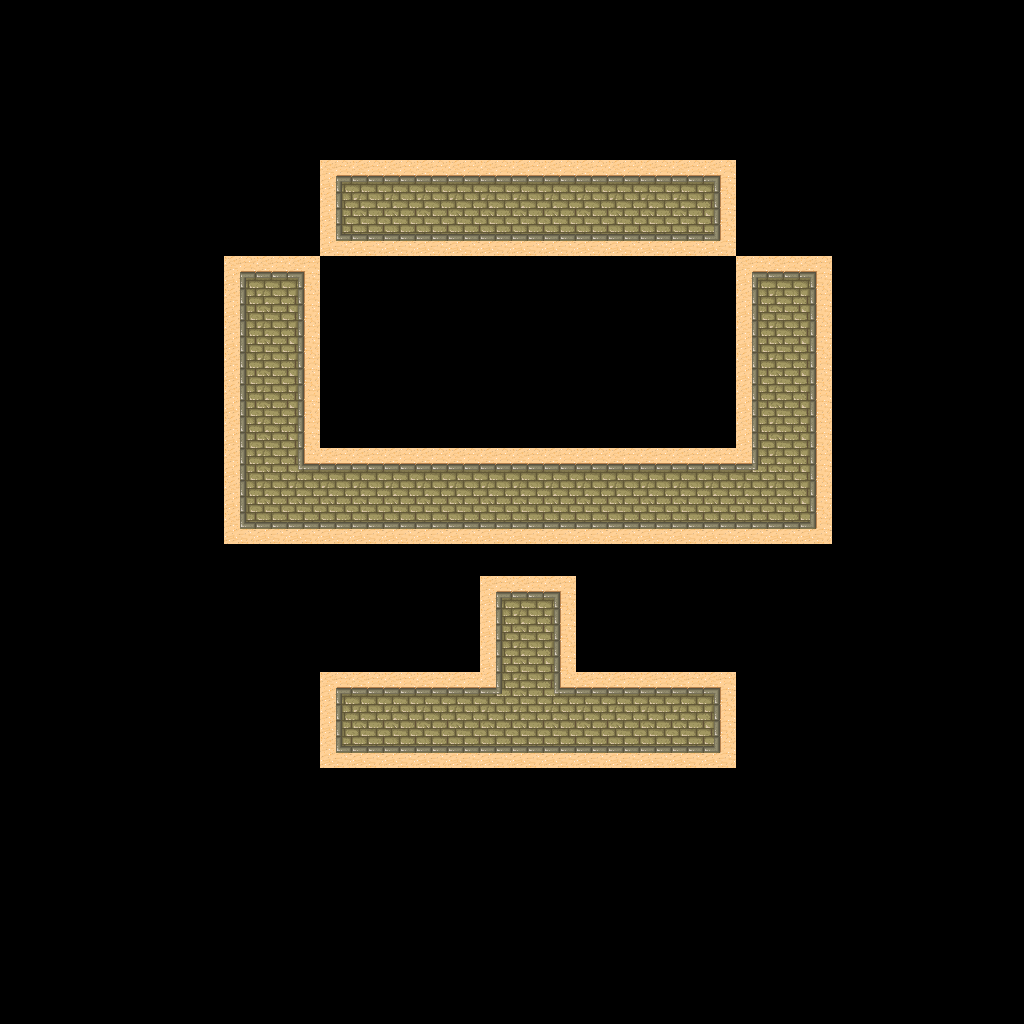

Rendered tile map (Tiled .tmx) drawn with the repository's tilesets; below, a short description and the full map source, tile grids included:
An orthogonal 32x32 tile map with 32x32 px tiles, 1 tile layer (Tile Layer 1).

<map version="1.2" tiledversion="1.3.2" orientation="orthogonal" renderorder="right-down" compressionlevel="-1" width="32" height="32" tilewidth="32" tileheight="32" infinite="0" nextlayerid="2" nextobjectid="1">
  <tileset firstgid="1" source="sprite_palette.tsx" />
  <layer id="1" name="Tile Layer 1" width="32" height="32">
    <data encoding="csv">
0,0,0,0,0,0,0,0,0,0,0,0,0,0,0,0,0,0,0,0,0,0,0,0,0,0,0,0,0,0,0,0,
0,0,0,0,0,0,0,0,0,0,0,0,0,0,0,0,0,0,0,0,0,0,0,0,0,0,0,0,0,0,0,0,
0,0,0,0,0,0,0,0,0,0,0,0,0,0,0,0,0,0,0,0,0,0,0,0,0,0,0,0,0,0,0,0,
0,0,0,0,0,0,0,0,0,0,0,0,0,0,0,0,0,0,0,0,0,0,0,0,0,0,0,0,0,0,0,0,
0,0,0,0,0,0,0,0,0,0,0,0,0,0,0,0,0,0,0,0,0,0,0,0,0,0,0,0,0,0,0,0,
0,0,0,0,0,0,0,0,0,0,1,2,2,2,2,2,2,2,2,2,2,2,3,0,0,0,0,0,0,0,0,0,
0,0,0,0,0,0,0,0,0,0,9,10,10,10,10,10,10,10,10,10,10,10,11,0,0,0,0,0,0,0,0,0,
0,0,0,0,0,0,0,0,0,0,17,18,18,18,18,18,18,18,18,18,18,18,19,0,0,0,0,0,0,0,0,0,
0,0,0,0,0,0,0,1,2,3,0,0,0,0,0,0,0,0,0,0,0,0,0,1,2,3,0,0,0,0,0,0,
0,0,0,0,0,0,0,9,10,11,0,0,0,0,0,0,0,0,0,0,0,0,0,9,10,11,0,0,0,0,0,0,
0,0,0,0,0,0,0,9,10,11,0,0,0,0,0,0,0,0,0,0,0,0,0,9,10,11,0,0,0,0,0,0,
0,0,0,0,0,0,0,9,10,11,0,0,0,0,0,0,0,0,0,0,0,0,0,9,10,11,0,0,0,0,0,0,
0,0,0,0,0,0,0,9,10,11,0,0,0,0,0,0,0,0,0,0,0,0,0,9,10,11,0,0,0,0,0,0,
0,0,0,0,0,0,0,9,10,11,0,0,0,0,0,0,0,0,0,0,0,0,0,9,10,11,0,0,0,0,0,0,
0,0,0,0,0,0,0,9,10,28,2,2,2,2,2,2,2,2,2,2,2,2,2,29,10,11,0,0,0,0,0,0,
0,0,0,0,0,0,0,9,10,10,10,10,10,10,10,10,10,10,10,10,10,10,10,10,10,11,0,0,0,0,0,0,
0,0,0,0,0,0,0,17,18,18,18,18,18,18,18,18,18,18,18,18,18,18,18,18,18,19,0,0,0,0,0,0,
0,0,0,0,0,0,0,0,0,0,0,0,0,0,0,0,0,0,0,0,0,0,0,0,0,0,0,0,0,0,0,0,
0,0,0,0,0,0,0,0,0,0,0,0,0,0,0,1,2,3,0,0,0,0,0,0,0,0,0,0,0,0,0,0,
0,0,0,0,0,0,0,0,0,0,0,0,0,0,0,9,10,11,0,0,0,0,0,0,0,0,0,0,0,0,0,0,
0,0,0,0,0,0,0,0,0,0,0,0,0,0,0,9,10,11,0,0,0,0,0,0,0,0,0,0,0,0,0,0,
0,0,0,0,0,0,0,0,0,0,1,2,2,2,2,29,10,28,2,2,2,2,3,0,0,0,0,0,0,0,0,0,
0,0,0,0,0,0,0,0,0,0,9,10,10,10,10,10,10,10,10,10,10,10,11,0,0,0,0,0,0,0,0,0,
0,0,0,0,0,0,0,0,0,0,17,18,18,18,18,18,18,18,18,18,18,18,19,0,0,0,0,0,0,0,0,0,
0,0,0,0,0,0,0,0,0,0,0,0,0,0,0,0,0,0,0,0,0,0,0,0,0,0,0,0,0,0,0,0,
0,0,0,0,0,0,0,0,0,0,0,0,0,0,0,0,0,0,0,0,0,0,0,0,0,0,0,0,0,0,0,0,
0,0,0,0,0,0,0,0,0,0,0,0,0,0,0,0,0,0,0,0,0,0,0,0,0,0,0,0,0,0,0,0,
0,0,0,0,0,0,0,0,0,0,0,0,0,0,0,0,0,0,0,0,0,0,0,0,0,0,0,0,0,0,0,0,
0,0,0,0,0,0,0,0,0,0,0,0,0,0,0,0,0,0,0,0,0,0,0,0,0,0,0,0,0,0,0,0,
0,0,0,0,0,0,0,0,0,0,0,0,0,0,0,0,0,0,0,0,0,0,0,0,0,0,0,0,0,0,0,0,
0,0,0,0,0,0,0,0,0,0,0,0,0,0,0,0,0,0,0,0,0,0,0,0,0,0,0,0,0,0,0,0,
0,0,0,0,0,0,0,0,0,0,0,0,0,0,0,0,0,0,0,0,0,0,0,0,0,0,0,0,0,0,0,0
</data>
  </layer>
</map>
